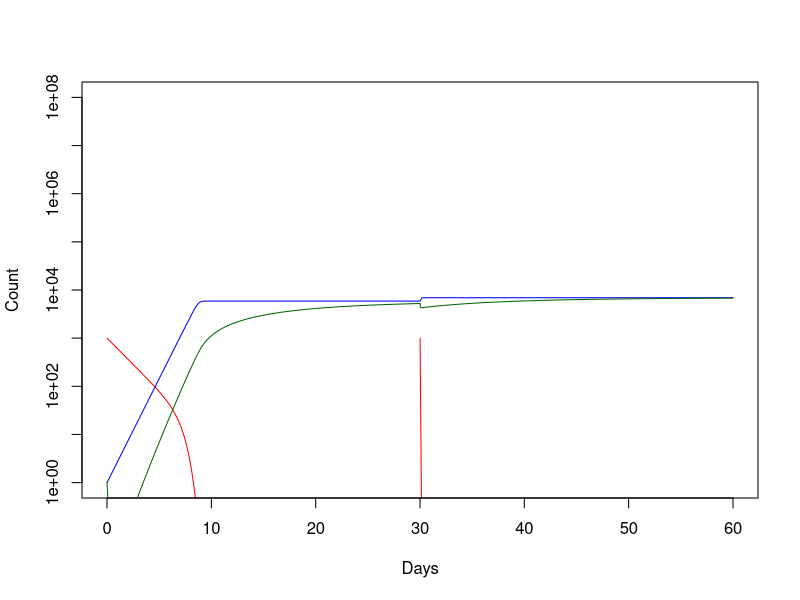

Recreate this plot in R.
#Implementation of basic Z+A 2015 model just to make sure I remember
#exactly what I'm doing here

#Graham Northrup June 30

NUMDAYS <- 60
dt <- 0.01
NUMSTEPS <- NUMDAYS/dt
Hf <- rep(0, NUMSTEPS) #free antigen
Hb <- rep(0, NUMSTEPS) #bound antigen
B <- rep(0, NUMSTEPS) #B cells
A <- rep(0, NUMSTEPS) #Antibodies
t <- seq(0, NUMDAYS, dt) #time vector

k <- 0.01 #1/AU*day
dH <- 0.5 #1/day
s <- 1 #1/day
phi <- #AU
a <- 0.1 #1/day
dA <- 0.1 #1/dat

Hf[1] <- 1000
B[1] <- 1
A[1] <- 1

HfFUNC <- function(k,dH,A,Hf,t) { #evaluates dHf/dt at given values and time
  return(-k*A[t]*Hf[t] - dH*Hf[t])
}

HbFUNC <- function(k,dH,A,Hf,Hb,t) { #evals Hb ODE
  return(k*A[t]*Hf[t] - dH*Hb[t])
}

BFUNCMask <- function(s,phi,B,Hf,t) { #B cell ODE
  return((s*B[t]*Hf[t])/(phi + Hf[t]))
}

BFUNCNonMask <- function(s,phi,B,Hf,Hb,t) { #B cell ODE
  H <- Hf[t] + Hb[t]
  return((s*B[t]*H)/(phi + H))
}

AFUNC <- function(k,dA,a,B,Hf,A,t) { #Ab ODE
  return(a*B[t] - k*A[t]*Hf[t] - dA*A[t])
}


#Forward Euler first because I want to make sure I'm
#in the right ballpark on this

for (i in 1:NUMSTEPS) {
  if (t[i] == 30) {
    Hf[i+1] = 1000
  } else {
    Hf[i+1] <- Hf[i] + dt*HfFUNC(k,dH,A,Hf,i)
  }
  Hb[i+1] <- Hb[i] + dt*HbFUNC(k,dH,A,Hf,Hb,i)
  B[i+1] <- B[i] + dt*BFUNCMask(s,phi,B,Hf,i)
  A[i+1] <- A[i] + dt*AFUNC(k,dA,a,B,Hf,A,i)
  if (Hf[i+1] < 0.0001) {
    Hf[i+1] <- 0
  }
  if (Hb[i+1] < 0.0001) {
    Hb[i+1] <- 0
  } else if (Hb[i+1] > 1000) {
    Hb[i+1] <- 1000
  }

}

plot(t ,Hf,type='l',col='red',log = 'y', xlim=c(0,60),ylim=c(1,100000000),xlab='Days',ylab='Count')
lines(t,B,type='l',col='blue')
lines(t,A,type='l',col='dark green')
#lines(t,Hb,type='l', col='orange')

#lines(t,Hf+Hb,type='l', col='purple')


